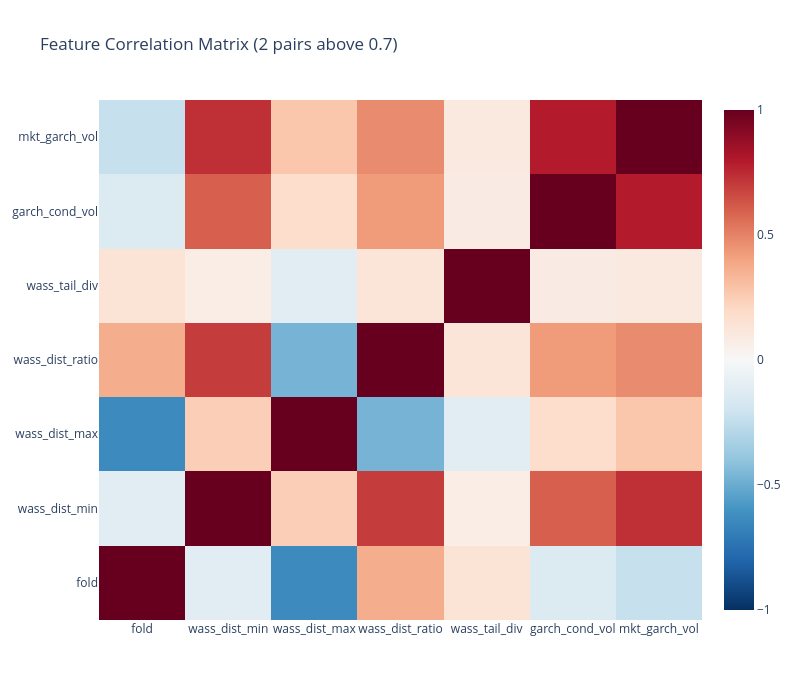

Notebook code for this chart:
### Markdown cell above
### Correlation Heatmap

### Code cell
fig = go.Figure(
    data=go.Heatmap(
        z=corr_matrix.values,
        x=corr_matrix.columns.tolist(),
        y=corr_matrix.columns.tolist(),
        colorscale="RdBu_r",
        zmid=0,
        zmin=-1,
        zmax=1,
    )
)
fig.update_layout(
    title=f"Feature Correlation Matrix ({len(high_corr_pairs)} pairs above 0.7)",
    template="plotly_white",
    height=700,
    width=800,
)
fig.show()

### Figure 1 — Plotly figure (JSON) as saved in the notebook; plotly's stock layout.template omitted (floating-point values rounded to 4 significant figures)
{"data": [{"colorscale": [[0.0, "rgb(5,48,97)"], [0.1, "rgb(33,102,172)"], [0.2, "rgb(67,147,195)"], [0.3, "rgb(146,197,222)"], [0.4, "rgb(209,229,240)"], [0.5, "rgb(247,247,247)"], [0.6, "rgb(253,219,199)"], [0.7, "rgb(244,165,130)"], [0.8, "rgb(214,96,77)"], [0.9, "rgb(178,24,43)"], [1.0, "rgb(103,0,31)"]], "type": "heatmap", "x": ["fold", "wass_dist_min", "wass_dist_max", "wass_dist_ratio", "wass_tail_div", "garch_cond_vol", "mkt_garch_vol"], "y": ["fold", "wass_dist_min", "wass_dist_max", "wass_dist_ratio", "wass_tail_div", "garch_cond_vol", "mkt_garch_vol"], "z": [[1.0, -0.1166, -0.6411, 0.368, 0.1363, -0.1401, -0.232], [-0.1166, 1.0, 0.2461, 0.6977, 0.07052, 0.6008, 0.7335], [-0.6411, 0.2461, 1.0, -0.4709, -0.1178, 0.1846, 0.2743], [0.368, 0.6977, -0.4709, 1.0, 0.1272, 0.4269, 0.4746], [0.1363, 0.07052, -0.1178, 0.1272, 1.0, 0.08323, 0.1004], [-0.1401, 0.6008, 0.1846, 0.4269, 0.08323, 1.0, 0.7951], [-0.232, 0.7335, 0.2743, 0.4746, 0.1004, 0.7951, 1.0]], "zmax": 1, "zmid": 0, "zmin": -1}], "layout": {"height": 700, "title": {"text": "Feature Correlation Matrix (2 pairs above 0.7)"}, "width": 800}}
